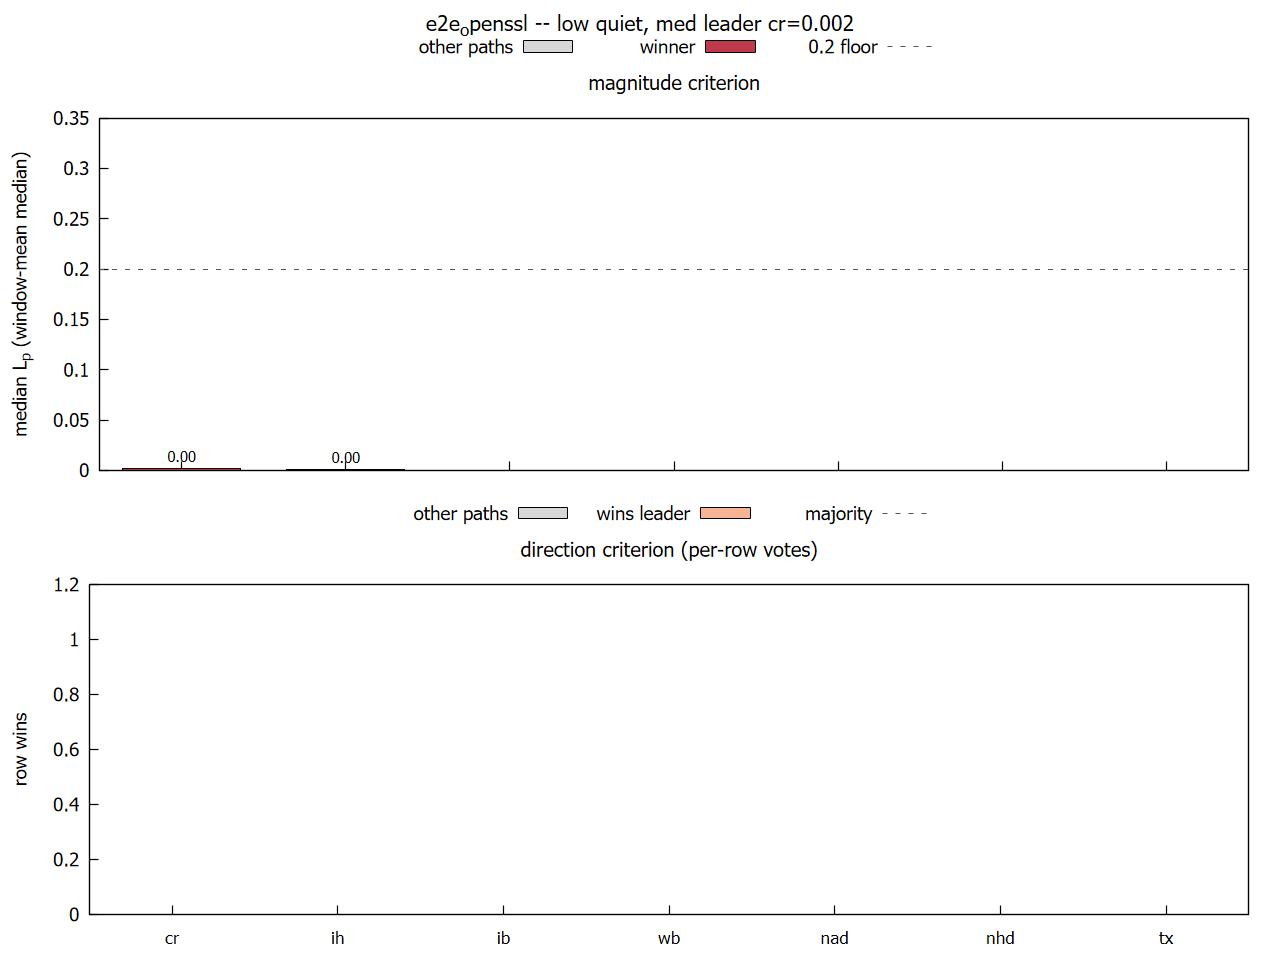

Reproduce this figure in gnuplot.
set terminal pngcairo size 1280,960 font ",14"
set output "reports/e2e_openssl_paths.png"
set encoding utf8
set border 15 lw 1.2
set xtics nomirror
set ytics nomirror
set boxwidth 0.72
set style fill solid 0.85 border -1
set multiplot layout 2,1 title "e2e_openssl -- low quiet, med leader cr=0.002" font ",16"

# ---- panel 1: magnitude criterion ----
set xrange [0.5:7.5]
set yrange [0:0.350]
set format x ""
set ylabel "median L_p (window-mean median)" font ",14"
set title "magnitude criterion" font ",15"
set key outside top center horizontal
plot "reports/e2e_openssl_paths_mag.dat" using 1:2 with boxes lc rgb "#D0D0D0" title "other paths", \
     "reports/e2e_openssl_paths_mag.dat" using 1:($1==1 ? $2 : NaN) with boxes lc rgb "#B2172B" title "winner", \
     0.2 with lines dashtype 2 lc rgb "#555555" title "0.2 floor", \
     "reports/e2e_openssl_paths_mag.dat" using 1:($2+0.035*0.350):($2>0.0005 ? sprintf("%.2f",$2) : "") with labels font ",11" notitle

# ---- panel 2: direction criterion ----
set xrange [0.5:7.5]
set yrange [0:1.200]
set format x
set xtics ("cr" 1, "ih" 2, "ib" 3, "wb" 4, "nad" 5, "nhd" 6, "tx" 7) font ",13"
set ylabel "row wins" font ",14"
set title "direction criterion (per-row votes)" font ",15"
set key outside top center horizontal
plot "reports/e2e_openssl_paths_dir.dat" using 1:2 with boxes lc rgb "#D0D0D0" title "other paths", \
     "reports/e2e_openssl_paths_dir.dat" using 1:($1==0 ? $2 : NaN) with boxes lc rgb "#F5A682" title "wins leader", \
     0.00 with lines dashtype 2 lc rgb "#555555" title "majority", \
     "reports/e2e_openssl_paths_dir.dat" using 1:($2+0.035*1.200):($2>0 ? sprintf("%d",$2) : "") with labels font ",11" notitle

unset multiplot
